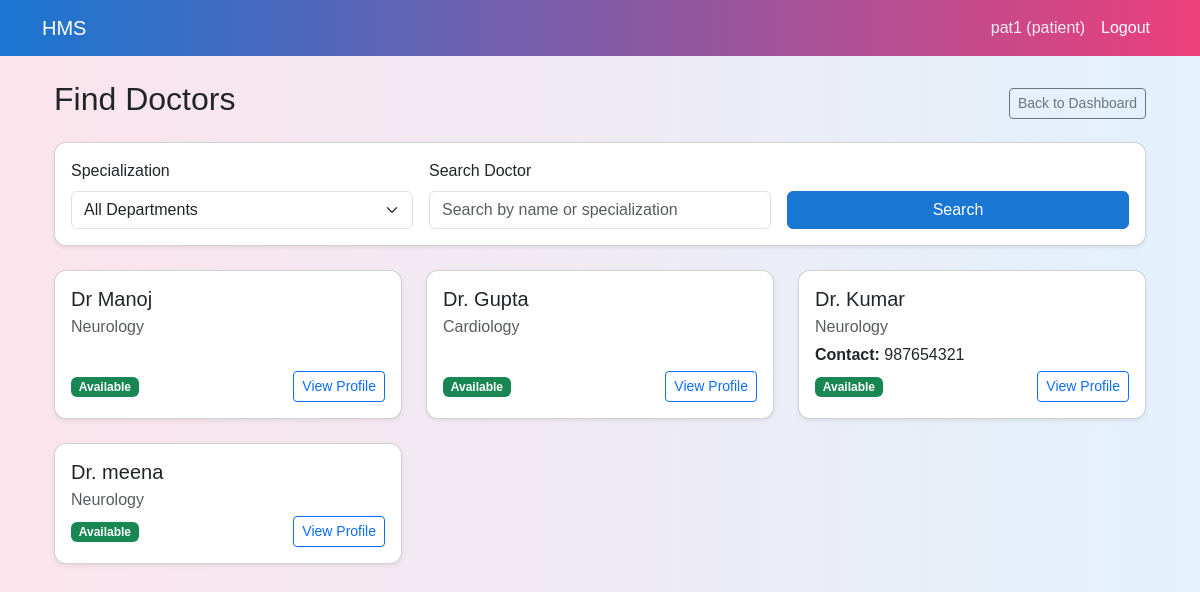
Screenshot of /patient/doctors (signed in) with the database file from the repository.
### models.py (models this page shows, shortened)
class User(UserMixin,db.Model):
    __tablename__="users"
    id=db.Column(db.Integer,primary_key=True)
    username=db.Column(db.String(80), unique=True,nullable=False)
    password=db.Column(db.String(255), nullable=False)
    role=db.Column(db.String(20),nullable=False)
    is_active=db.Column(db.Boolean,default=True)
    patient_profile=db.relationship("Patient",back_populates="user",uselist=False)
    doctor_profile=db.relationship("Doctor",back_populates="user",uselist=False)

class Doctor(db.Model):
    __tablename__="doctors"
    id=db.Column(db.Integer,primary_key=True)
    user_id=db.Column(db.Integer,db.ForeignKey("users.id"),nullable=False)
    department_id=db.Column(db.Integer,db.ForeignKey("departments.id"))
    full_name=db.Column(db.String(120),nullable=False)
    phone=db.Column(db.String(20))
    about=db.Column(db.Text)
    experience_years=db.Column(db.Integer)
    is_active=db.Column(db.Boolean, default=True)
    user=db.relationship("User",back_populates="doctor_profile")
    department=db.relationship("Department",back_populates="doctors")
    appointments=db.relationship("Appointment",back_populates="doctor")
    availabilities=db.relationship("DoctorAvailability",back_populates="doctor")

class Department(db.Model):
    __tablename__="departments"
    id=db.Column(db.Integer,primary_key=True)
    name=db.Column(db.String(80),unique=True,nullable=False)
    description=db.Column(db.Text)
    doctors=db.relationship("Doctor",back_populates="department")

### app.py (the view, shortened to what this page needs)
    @app.route('/patient/doctors')
    def patient_search_doctors():
        if session.get('role') != 'patient':
            return redirect(url_for('login'))
        dept_id=request.args.get('dept_id', type=int)
        search = request.args.get('search', '').strip()
        query = (
            Doctor.query
            .join(Department, Doctor.department_id==Department.id)
            .filter(Doctor.is_active==True)
        )
        if dept_id:
            query = query.filter(Doctor.department_id==dept_id)
        doctors = query.filter(Doctor.is_active == True).order_by(Doctor.full_name).all()
        departments = Department.query.order_by(Department.name).all()
        return render_template(
            'patient_doctors.html',
            doctors=doctors,
            departments=departments,
            selected_dept_id=dept_id,
            search=search
            )

### templates/patient_doctors.html (shortened to what this page needs)
{% extends "base.html" %}
{% block content %}
<div class="container mt-4">
    <div class="d-flex justify-content-between align-items-center mb-3">
        <h2>Find Doctors</h2>
        <a href="{{ url_for('patient_dashboard') }}" class="btn btn-sm btn-outline-secondary">
            Back to Dashboard
        </a>
    </div>
    <div class="card shadow-sm mb-4">
        <div class="card-body">
            <form method="get" class="row g-3 align-items-end">
                <div class="col-md-4">
                    <label for="dept_id" class="form-label">Specialization</label>
                    <select name="dept_id" id="dept_id" class="form-select">
                        <option value="">All Departments</option>
                    </select>
                </div>
                <div class="col-md-4">
                    <label for="search" class="form-label">Search Doctor</label>
                    <input type="text"
                           class="form-control"
                           id="search"
                           name="search"
                           placeholder="Search by name or specialization"
                           value="{{ search or '' }}">
                </div>
                <div class="col-md-4 d-grid">
                    <button type="submit" class="btn btn-primary mt-2">
                        Search
                    </button>
                </div>
            </form>
        </div>
    </div>
    <div class="row">
        {% if doctors %}
            {% for doctor in doctors %}
            <div class="col-md-4 mb-4">
                <div class="card h-100 shadow-sm">
                    <div class="card-body d-flex flex-column">
                        <h5 class="card-title mb-1">{{ doctor.full_name }}</h5>
                        <p class="text-muted mb-1">
                            {{ doctor.department.name if doctor.department else "General" }}
                        </p>
                        {% if doctor.phone %}
                        <p class="mb-1">
                            <strong>Contact:</strong> {{ doctor.phone }}
                        </p>
                        {% endif %}
                        <div class="mt-auto d-flex justify-content-between align-items-center">
                            <span class="badge bg-success">Available</span>
                            <a href="{{ url_for('patient_doctor_profile', doctor_id=doctor.id) }}"
                               class="btn btn-sm btn-outline-primary">
                                View Profile
                            </a>
                        </div>
                    </div>
                </div>
            </div>
            {% endfor %}
        {% else %}
        <div class="col-12">
            <div class="alert alert-info">
                No doctors found for the selected filters.
            </div>
        </div>
        {% endif %}
    </div>
</div>
{% endblock %}

### templates/base.html (shortened to what this page needs)
<!DOCTYPE html>
<html lang="en">
<head>
    <link href="https://cdn.jsdelivr.net/npm/bootstrap@5.3.3/dist/css/bootstrap.min.css" rel="stylesheet">
    <link rel="stylesheet" href="{{ url_for('static', filename='css/styles.css') }}">
</head>
<body>
    <nav class="navbar navbar-expand-lg navbar-dark navbar-custom mb-4">
        <div class="container">
            <a class="navbar-brand" href="{{ url_for('home') }}">
                HMS
            </a>
            <div class="collapse navbar-collapse" id="navbarNav">
                <ul class="navbar-nav ms-auto">
                    {% if session.get('user_id') %}
                        <li class="nav-item">
                            <a class="nav-link disabled text-light"
                               style="opacity: 0.9;">
                                {{ session.get('username') }}
                                ({{ session.get('role') }})
                            </a>
                        </li>
                        <li class="nav-item">
                            <a class="nav-link"
                               href="{{ url_for('logout') }}">
                                Logout
                            </a>
                        </li>
                    {% endif %}
                </ul>
            </div>
        </div>
    </nav>
    <div class="container my-4">
        {% block content %}
        {% endblock %}
    </div>
</body>
</html>

### static/css/styles.css (style rules this page uses)
body { font-family: Arial, sans-serif; }

### templates/base.html (style rules this page uses)
body { background: linear-gradient(90deg, #fce4ec, #e3f2fd); min-height: 100vh; }
.navbar-custom { background: linear-gradient(90deg, #1976d2, #ec407a); }
.card { border-radius: 12px; box-shadow: 0 4px 12px rgba(0, 0, 0, 0.08); }
.btn-primary { background-color: #1976d2; border-color: #1976d2; }
.navbar-custom .nav-link { color: #ffffff !important; font-weight: 500; }

### rows the page displays
User: get "pat1", get "patient"
Doctor: full_name "Dr Manoj", department "Neurology"
Doctor: full_name "Dr. Gupta", department "Cardiology"
Doctor: full_name "Dr. Kumar", department "Neurology", phone "987654321"
Doctor: full_name "Dr. meena", department "Neurology"
